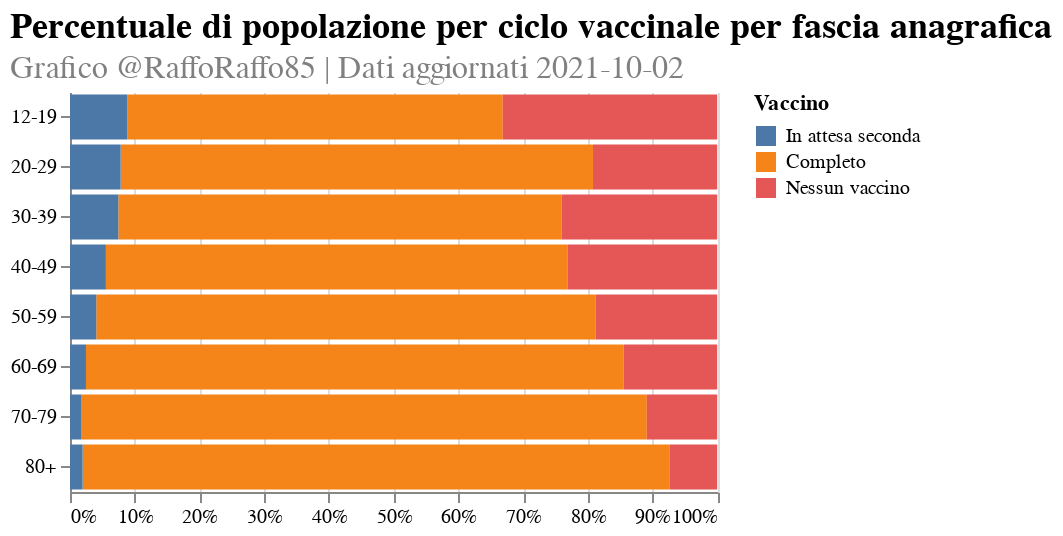

Here is the notebook cell this chart was saved with:
### Markdown cell above
# Share vaccinated by age overall

### Code cell
# Share vaccinated by age overall
str_rename = {'share_ciclo_completo': 'Completo', 'share_solo_prima': 'In attesa seconda', 'share_missing': 'Nessun vaccino'}.get
order_rename = {'share_ciclo_completo': 1, 'share_solo_prima': 0, 'share_missing': 2}.get
plt_share_vacc_overall_df = (
    regional_age_df
    .groupby('fascia_anagrafica')
    [['ciclo_completo', 'solo_prima', 'in_attesa_seconda', 'totale_popolazione']]
    .sum()
    .reset_index()
    .assign(share_solo_prima=lambda x: x.in_attesa_seconda/x.totale_popolazione)
    .assign(share_ciclo_completo=lambda x: x.ciclo_completo/x.totale_popolazione)
    .assign(share_missing=lambda x: 1 - x.share_solo_prima - x.share_ciclo_completo)
    .melt(
        id_vars=['fascia_anagrafica'],
        value_vars=['share_ciclo_completo', 'share_solo_prima', 'share_missing']
    )
    .assign(Vaccino=lambda x: x.variable.apply(str_rename))
    .assign(order=lambda x: x.variable.apply(order_rename))
)
plot_title = alt.TitleParams(
    "Percentuale di popolazione per ciclo vaccinale per fascia anagrafica",
    fontSize=18,
    subtitle=[FOOTNOTE],
    subtitleColor='grey', subtitleFontSize=16,
    align='left', anchor='start'
)
(
    alt.Chart(plt_share_vacc_overall_df, title=plot_title)
    .mark_bar()
    .encode(
        x=alt.X('value:Q', stack='zero', axis=alt.Axis(format='.0%'), title=''),
        y=alt.Y('fascia_anagrafica:N', title=''),
        color=alt.Color('Vaccino:N', sort=alt.EncodingSortField('order', order='ascending')),
        order='order',
        tooltip=[
            alt.Tooltip('fascia_anagrafica:N', title='Fascia anagrafica'),
            alt.Tooltip('Vaccino:N', title='Vaccino'),
            alt.Tooltip('value:Q', format='.1%', title='Popolazione vaccinata')
        ]
    )
    .properties(width=200*golden, height=200)
    .configure_view(strokeOpacity=0)
)

### Figure 1 — Vega-Lite specification as saved in the notebook (floating-point values rounded to 4 significant figures)
{"config": {"view": {"continuousWidth": 400, "continuousHeight": 300, "strokeOpacity": 0}}, "data": {"name": "data-f6d700ec8d9d9af89d5ff5886098b858"}, "mark": "bar", "encoding": {"color": {"type": "nominal", "field": "Vaccino", "sort": {"field": "order", "order": "ascending"}}, "order": {"type": "quantitative", "field": "order"}, "tooltip": [{"type": "nominal", "field": "fascia_anagrafica", "title": "Fascia anagrafica"}, {"type": "nominal", "field": "Vaccino", "title": "Vaccino"}, {"type": "quantitative", "field": "value", "format": ".1%", "title": "Popolazione vaccinata"}], "x": {"type": "quantitative", "axis": {"format": ".0%"}, "field": "value", "stack": "zero", "title": ""}, "y": {"type": "nominal", "field": "fascia_anagrafica", "title": ""}}, "height": 200, "title": {"text": "Percentuale di popolazione per ciclo vaccinale per fascia anagrafica", "align": "left", "anchor": "start", "fontSize": 18, "subtitle": ["Grafico @RaffoRaffo85 | Dati aggiornati 2021-10-02"], "subtitleColor": "grey", "subtitleFontSize": 16}, "width": 323.6, "$schema": "https://vega.github.io/schema/vega-lite/v4.8.1.json", "datasets": {"data-f6d700ec8d9d9af89d5ff5886098b858": [{"fascia_anagrafica": "12-19", "variable": "share_ciclo_completo", "value": 0.5801, "Vaccino": "Completo", "order": 1}, {"fascia_anagrafica": "20-29", "variable": "share_ciclo_completo", "value": 0.7298, "Vaccino": "Completo", "order": 1}, {"fascia_anagrafica": "30-39", "variable": "share_ciclo_completo", "value": 0.6848, "Vaccino": "Completo", "order": 1}, {"fascia_anagrafica": "40-49", "variable": "share_ciclo_completo", "value": 0.7137, "Vaccino": "Completo", "order": 1}, {"fascia_anagrafica": "50-59", "variable": "share_ciclo_completo", "value": 0.7716, "Vaccino": "Completo", "order": 1}, {"fascia_anagrafica": "60-69", "variable": "share_ciclo_completo", "value": 0.8308, "Vaccino": "Completo", "order": 1}, {"fascia_anagrafica": "70-79", "variable": "share_ciclo_completo", "value": 0.8734, "Vaccino": "Completo", "order": 1}, {"fascia_anagrafica": "80+", "variable": "share_ciclo_completo", "value": 0.9067, "Vaccino": "Completo", "order": 1}, {"fascia_anagrafica": "12-19", "variable": "share_solo_prima", "value": 0.08861, "Vaccino": "In attesa seconda", "order": 0}, {"fascia_anagrafica": "20-29", "variable": "share_solo_prima", "value": 0.07824, "Vaccino": "In attesa seconda", "order": 0}, {"fascia_anagrafica": "30-39", "variable": "share_solo_prima", "value": 0.07465, "Vaccino": "In attesa seconda", "order": 0}, {"fascia_anagrafica": "40-49", "variable": "share_solo_prima", "value": 0.05547, "Vaccino": "In attesa seconda", "order": 0}, {"fascia_anagrafica": "50-59", "variable": "share_solo_prima", "value": 0.04058, "Vaccino": "In attesa seconda", "order": 0}, {"fascia_anagrafica": "60-69", "variable": "share_solo_prima", "value": 0.02467, "Vaccino": "In attesa seconda", "order": 0}, {"fascia_anagrafica": "70-79", "variable": "share_solo_prima", "value": 0.01782, "Vaccino": "In attesa seconda", "order": 0}, {"fascia_anagrafica": "80+", "variable": "share_solo_prima", "value": 0.01953, "Vaccino": "In attesa seconda", "order": 0}, {"fascia_anagrafica": "12-19", "variable": "share_missing", "value": 0.3313, "Vaccino": "Nessun vaccino", "order": 2}, {"fascia_anagrafica": "20-29", "variable": "share_missing", "value": 0.192, "Vaccino": "Nessun vaccino", "order": 2}, {"fascia_anagrafica": "30-39", "variable": "share_missing", "value": 0.2405, "Vaccino": "Nessun vaccino", "order": 2}, {"fascia_anagrafica": "40-49", "variable": "share_missing", "value": 0.2309, "Vaccino": "Nessun vaccino", "order": 2}, {"fascia_anagrafica": "50-59", "variable": "share_missing", "value": 0.1878, "Vaccino": "Nessun vaccino", "order": 2}, {"fascia_anagrafica": "60-69", "variable": "share_missing", "value": 0.1445, "Vaccino": "Nessun vaccino", "order": 2}, {"fascia_anagrafica": "70-79", "variable": "share_missing", "value": 0.1088, "Vaccino": "Nessun vaccino", "order": 2}, {"fascia_anagrafica": "80+", "variable": "share_missing", "value": 0.07378, "Vaccino": "Nessun vaccino", "order": 2}]}}
